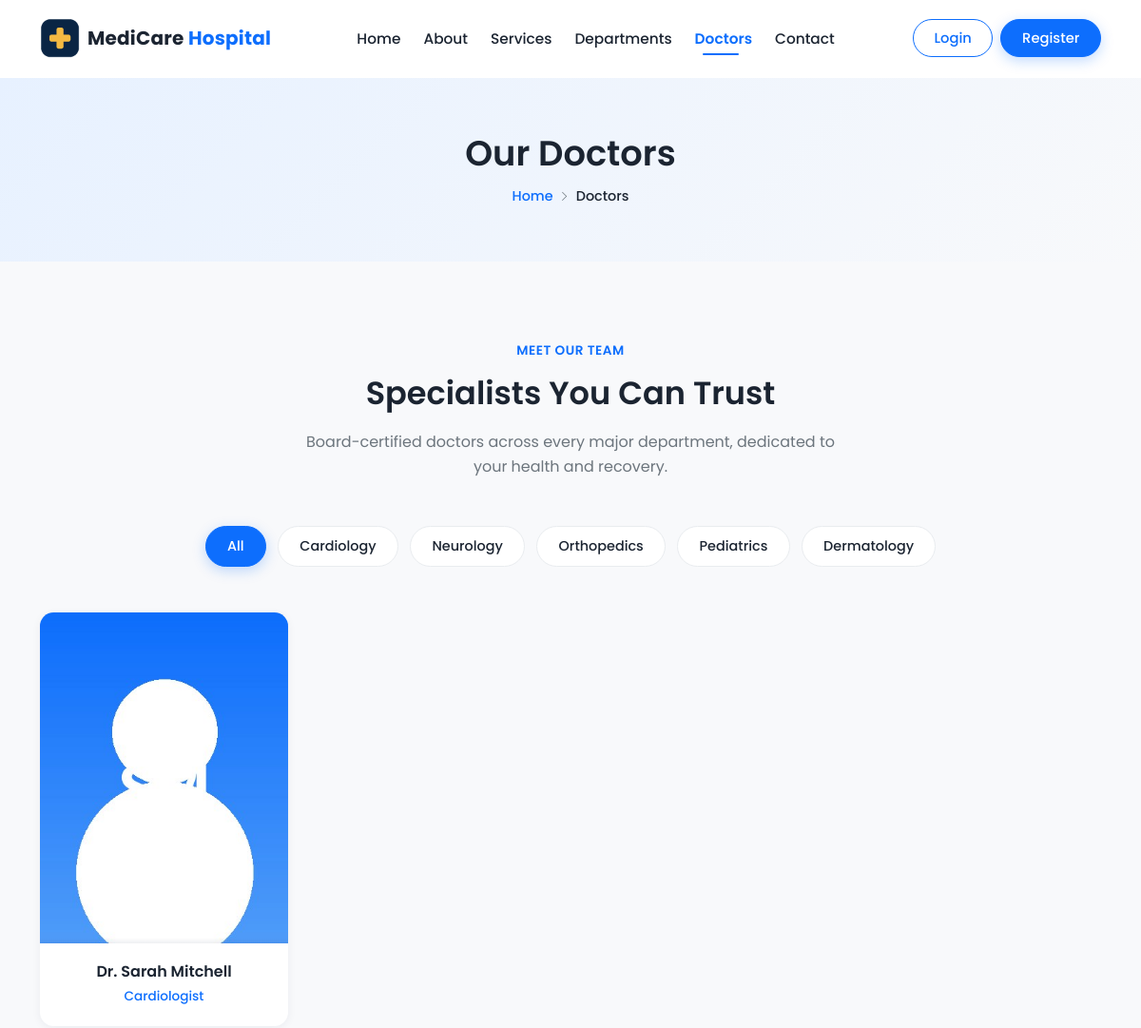
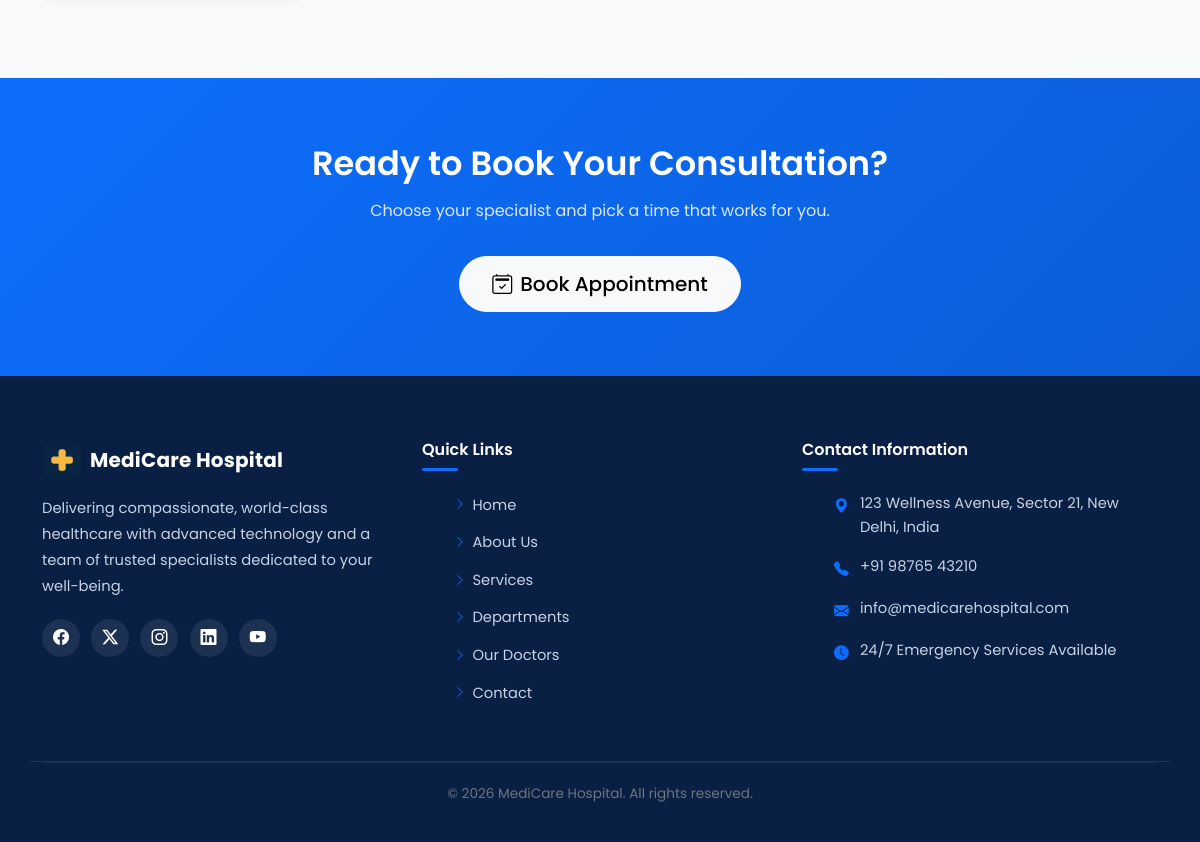
/doctors/, run on an earlier commit of the app's database (2 pictures, top to bottom).
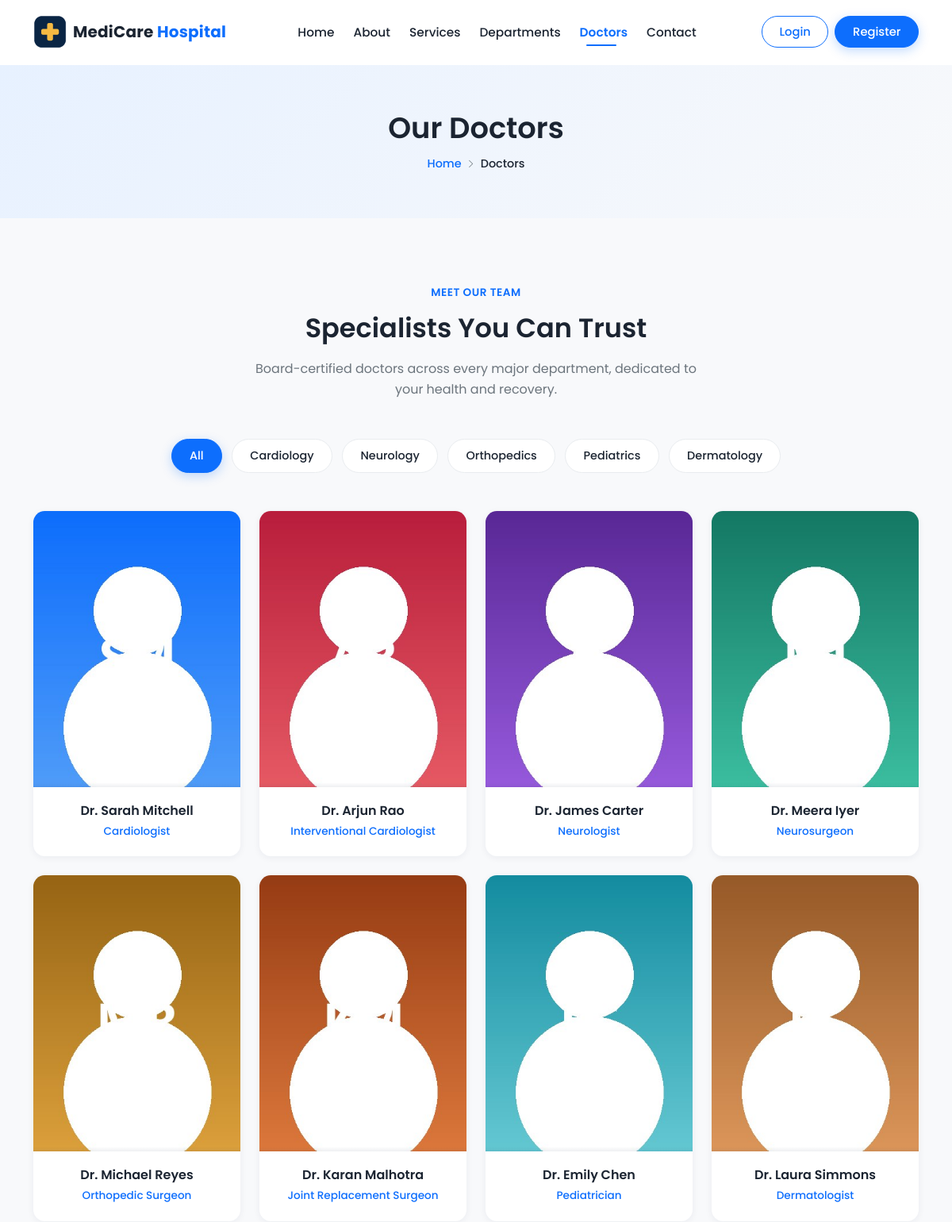
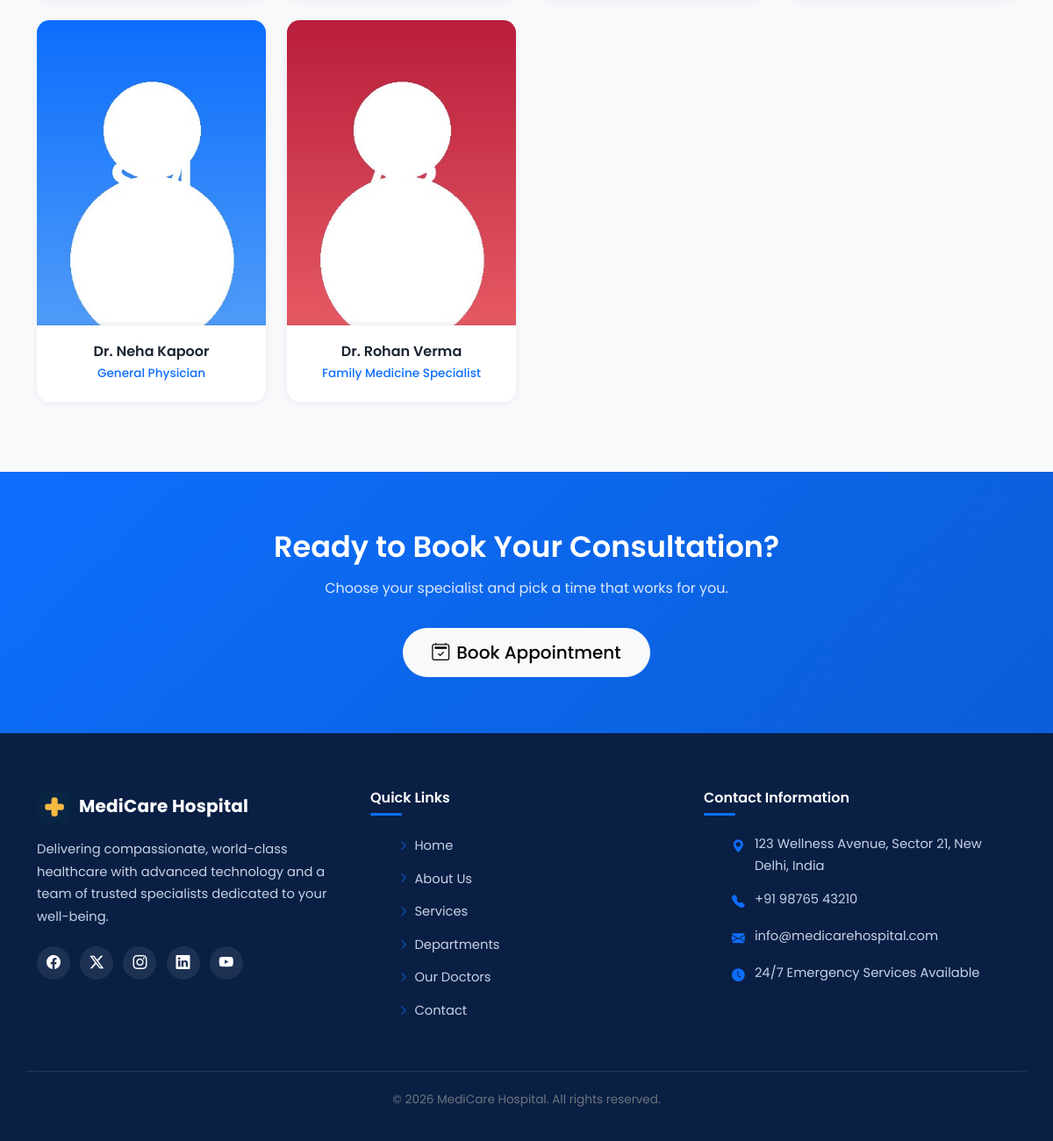
And on a later commit of the database (2 pictures, top to bottom).
### doctor/models.py (models this page shows, shortened)
class Doctor(models.Model):
    DEPARTMENT_CHOICES = (
        ('cardiology', 'Cardiology'),
        ('neurology', 'Neurology'),
        ('orthopedics', 'Orthopedics'),
        ('pediatrics', 'Pediatrics'),
        ('dermatology', 'Dermatology'),
        ('general', 'General Medicine'),
    )
    user = models.OneToOneField(settings.AUTH_USER_MODEL, on_delete=models.CASCADE, related_name='doctor_profile')
    department = models.CharField(max_length=30, choices=DEPARTMENT_CHOICES)
    specialization = models.CharField(max_length=100, blank=True)
    phone_number = models.CharField(max_length=20, blank=True)
    qualification = models.CharField(max_length=150, blank=True)
    experience_years = models.PositiveIntegerField(default=0)
    consultation_fee = models.PositiveIntegerField(default=0)
    bio = models.TextField(blank=True)
    profile_picture = models.ImageField(upload_to='doctors/profile_pictures/', blank=True, null=True)
    license_number = models.CharField(max_length=50, blank=True)
    registered_since = models.PositiveIntegerField(blank=True, null=True)
    slot_duration = models.PositiveIntegerField(default=30)
    buffer_time = models.PositiveIntegerField(default=5)
    max_per_day = models.PositiveIntegerField(blank=True, null=True)

### accounts/models.py (models this page shows, shortened)
class User(AbstractUser):
    ROLE_CHOICES = (
        ('admin', 'Admin'),
        ('doctor', 'Doctor'),
        ('receptionist', 'Receptionist'),
        ('patient', 'Patient'),
    )
    email = models.EmailField(unique=True)
    role = models.CharField(max_length=20, choices=ROLE_CHOICES, default='patient')
    USERNAME_FIELD = 'email'
    REQUIRED_FIELDS = ['username']

### patient/views.py (the view)
# urls.py: path('doctors/', views.doctors, name='doctors'),
def doctors(request):
    doctor_list = list(Doctor.objects.select_related('user').all())
    for index, doc in enumerate(doctor_list):
        doc.photo_path = f'public/images/doctor-{(index % 8) + 1}.jpg'
    return render(request, "patient/doctors.html", {'doctors': doctor_list})

### doctor/context_processors.py (called while the page is built)
def notifications(request):
    if request.user.is_authenticated and getattr(request.user, 'role', None) == 'doctor':
        count = Notification.objects.filter(user=request.user, is_read=False).count()
        return {'doctor_unread_count': count}
    return {'doctor_unread_count': 0}

### patient/context_processors.py (called while the page is built)
def notifications(request):
    if request.user.is_authenticated:
        qs = Notification.objects.filter(user=request.user)
        return {
            'nav_notifications': qs[:5],
            'unread_notifications_count': qs.filter(is_read=False).count(),
        }
    return {'nav_notifications': [], 'unread_notifications_count': 0}

### templates/patient/doctors.html (shortened to what this page needs)
{% extends 'patient/base.html' %}
{% load static %}
{% block css %}
<link rel="stylesheet" href="{% static 'css/patient/doctors.css' %}">
{% endblock %}
{% block content %}
<section class="page-header">
    <div class="container">
        <h1>Our Doctors</h1>
        <nav class="breadcrumb-nav">
            <a href="#">Home</a>
            <i class="bi bi-chevron-right"></i>
            <span class="current">Doctors</span>
        </nav>
    </div>
</section>
<section class="section-padding">
    <div class="container">
        <div class="text-center section-heading">
            <span class="section-tag">Meet Our Team</span>
            <h2 class="section-title">Specialists You Can Trust</h2>
            <p class="section-text mx-auto">
                Board-certified doctors across every major department, dedicated to
                your health and recovery.
            </p>
        </div>
        <div class="doctor-filters text-center">
            <button class="filter-btn active" data-filter="all">All</button>
            <button class="filter-btn" data-filter="cardiology">Cardiology</button>
            <button class="filter-btn" data-filter="neurology">Neurology</button>
            <button class="filter-btn" data-filter="orthopedics">Orthopedics</button>
            <button class="filter-btn" data-filter="pediatrics">Pediatrics</button>
            <button class="filter-btn" data-filter="dermatology">Dermatology</button>
        </div>
        <div class="row gy-4" id="doctorsGrid">
            {% for doc in doctors %}
            <div class="col-lg-3 col-md-6 col-6 doctor-item" data-category="{{ doc.department }}">
                <div class="doctor-card">
                    <div class="doctor-photo">
                        <img src="{% static doc.photo_path %}" alt="Dr. {{ doc.user.get_full_name }}">
                        <div class="doctor-social">
                        </div>
                    </div>
                    <div class="doctor-info">
                        <h6>Dr. {{ doc.user.get_full_name }}</h6>
                        <p>{{ doc.specialization|default:doc.get_department_display }}</p>
                    </div>
                </div>
            </div>
            {% empty %}
            <p class="text-center no-results">No doctors registered yet.</p>
            {% endfor %}
        </div>
    </div>
</section>
<section class="cta-banner">
    <div class="container">
        <div class="cta-content text-center">
            <h2>Ready to Book Your Consultation?</h2>
            <p>Choose your specialist and pick a time that works for you.</p>
            <div class="cta-actions">
                <a href="{% url 'book_appointment' %}" class="btn btn-light btn-lg">
                    <i class="bi bi-calendar2-check me-2"></i>Book Appointment
                </a>
            </div>
        </div>
    </div>
</section>
{% endblock %}

### templates/patient/base.html (shortened to what this page needs)
{% load static %}
<!doctype html>
<html lang="en">
  <head>
    <link
      href="https://cdn.jsdelivr.net/npm/bootstrap@5.3.3/dist/css/bootstrap.min.css"
      rel="stylesheet"
    />
    <link
      rel="stylesheet"
      href="https://cdn.jsdelivr.net/npm/bootstrap-icons@1.11.3/font/bootstrap-icons.min.css"
    />
    <link rel="stylesheet" href="{% static 'css/patient/style.css' %}" />
    {% block css %}{% endblock %}
  </head>
  <body>
    <header>
      <nav
        class="navbar navbar-expand-lg navbar-light bg-white sticky-top custom-navbar"
        id="mainNavbar"
      >
        <div class="container">
          <a
            class="navbar-brand d-flex align-items-center gap-2"
            href="{% url 'home' %}"
          >
            <img
              src="{% static 'public/images/logo.png' %}"
              alt="MediCare Hospital Logo"
              class="brand-logo"
            />
            <span class="brand-name"
              >MediCare <span class="brand-highlight">Hospital</span></span
            >
          </a>
          <div class="offcanvas offcanvas-start offcanvas-lg" tabindex="-1" id="navbarMain" aria-labelledby="navbarMainLabel">
            <div class="offcanvas-body d-flex flex-column flex-lg-row w-100">
            <ul class="navbar-nav mx-auto text-center nav-center gap-lg-2">
              <li class="nav-item">
                <a
                  class="nav-link nav-underline {% if request.resolver_match.url_name == 'home' %}active{% endif %}"
                  href="{% url 'home' %}"
                >
                  Home
                </a>
              </li>
              <li class="nav-item">
                <a
                  class="nav-link nav-underline {% if request.resolver_match.url_name == 'about' %}active{% endif %}"
                  href="{% url 'about' %}"
                >
                  About
                </a>
              </li>
              <li class="nav-item">
                <a
                  class="nav-link nav-underline {% if request.resolver_match.url_name == 'services' %}active{% endif %}"
                  href="{% url 'services' %}"
                >
                  Services
                </a>
              </li>
              <li class="nav-item">
                <a
                  class="nav-link nav-underline {% if request.resolver_match.url_name == 'department' %}active{% endif %}"
                  href="{% url 'department' %}"
                >
                  Departments
                </a>
              </li>
              <li class="nav-item">
                <a
                  class="nav-link nav-underline {% if request.resolver_match.url_name == 'doctors' %}active{% endif %}"
                  href="{% url 'doctors' %}"
                >
                  Doctors
                </a>
              </li>
              <li class="nav-item">
                <a
                  class="nav-link nav-underline {% if request.resolver_match.url_name == 'contact' %}active{% endif %}"
                  href="{% url 'contact' %}"
                >
                  Contact
                </a>
              </li>
            </ul>
            <ul
              class="navbar-nav align-items-lg-center gap-2 nav-right mt-3 mt-lg-0"
            >
              {% if user.is_authenticated %}
<li class="nav-item dropdown">
  <a
    class="nav-link icon-btn position-relative"
    href="#"
    id="notifDropdown"
    role="button"
    data-bs-toggle="dropdown"
    aria-expanded="false"
  >
    <i class="bi bi-bell"></i>
    {% if unread_notifications_count > 0 %}
    <span class="notif-badge">{{ unread_notifications_count }}</span>
    {% endif %}
  </a>
  <ul
    class="dropdown-menu dropdown-menu-end notif-menu"
    aria-labelledby="notifDropdown"
  >
    <li><h6 class="dropdown-header">Notifications</h6></li>
    {% for note in nav_notifications %}
    <li>
      <a class="dropdown-item" href="{% url 'my_appointments' %}">
        <i class="bi bi-calendar-check me-2"></i>{{ note.message }}
      </a>
    </li>
    {% empty %}
    <li><span class="dropdown-item text-muted">No notifications</span></li>
    {% endfor %}
    <li><hr class="dropdown-divider" /></li>
    <li>
      <a class="dropdown-item text-center small" href="{% url 'notifications' %}"
        >View all</a
      >
    </li>
  </ul>
</li>
              <li class="nav-item dropdown">
                <a
                  class="nav-link dropdown-toggle profile-toggle d-flex align-items-center gap-2"
                  href="#"
                  id="profileDropdown"
                  role="button"
                  data-bs-toggle="dropdown"
                  aria-expanded="false"
                >
                  {% if user.patient_profile.profile_image %}
<img
  src="{{ user.patient_profile.profile_image.url }}"
  alt="{{ user.get_full_name }}"
  class="profile-avatar"
/>
{% else %}
<i class="bi bi-person-circle profile-avatar-icon"></i>
{% endif %}
                  <span class="d-none d-lg-inline"
                    >{{ user.get_full_name|default:user.username }}</span
                  >
                </a>
                <ul
                  class="dropdown-menu dropdown-menu-end profile-menu"
                  aria-labelledby="profileDropdown"
                >
                  <li>
                    <a class="dropdown-item" href="{% url 'patient_profile' %}">
                      <i class="bi bi-person me-2"></i>Profile
                    </a>
                  </li>
                  <li>
                    <a class="dropdown-item" href="{% url 'my_appointments' %}">
                      <i class="bi bi-calendar2-week me-2"></i>My Appointments
                    </a>
                  </li>
                  <li><hr class="dropdown-divider" /></li>
                  <li>
                    <form action="{% url 'logout' %}" method="post">
                      {% csrf_token %}
                      <button type="submit" class="dropdown-item text-danger">
                          <i class="bi bi-box-arrow-right me-2"></i>
                          Logout
                      </button>
                  </form>
                  </li>
                </ul>
              </li>
              {% else %}
              <li class="nav-item">
                <a
                  href="{% url 'login' %}"
                  class="btn btn-outline-primary btn-nav"
                  >Login</a
                >
              </li>
              <li class="nav-item">
                <a href="{% url 'register' %}" class="btn btn-primary btn-nav"
                  >Register</a
                >
              </li>
              {% endif %}
            </ul>
            </div>
          </div>
        </div>
      </nav>
    </header>
    <main>{% block content %}{% endblock %}</main>
    <footer class="site-footer">
      <div class="container">
        <div class="row gy-4 footer-top">
          <div class="col-lg-4 col-md-6">
            <a
              href="#"
              class="footer-brand d-flex align-items-center gap-2 mb-3"
            >
              <img
                src="{% static 'public/images/logo.png' %}"
                alt="MediCare Hospital Logo"
                class="footer-logo"
              />
              <span class="brand-name text-white">MediCare Hospital</span>
            </a>
            <p class="footer-text">
              Delivering compassionate, world-class healthcare with advanced
              technology and a team of trusted specialists dedicated to your
              well-being.
            </p>
            <div class="social-icons">
              <a href="#" aria-label="Facebook"
                ><i class="bi bi-facebook"></i
              ></a>
              <a href="#" aria-label="Twitter"
                ><i class="bi bi-twitter-x"></i
              ></a>
              <a href="#" aria-label="Instagram"
                ><i class="bi bi-instagram"></i
              ></a>
              <a href="#" aria-label="LinkedIn"
                ><i class="bi bi-linkedin"></i
              ></a>
              <a href="#" aria-label="YouTube"><i class="bi bi-youtube"></i></a>
            </div>
          </div>
<div class="col-lg-4 col-md-6">
    <h6 class="footer-heading">Quick Links</h6>
    <ul class="footer-links">
        <li><a href="{% url 'home' %}"><i class="bi bi-chevron-right"></i>Home</a></li>
        <li><a href="{% url 'about' %}"><i class="bi bi-chevron-right"></i>About Us</a></li>
        <li><a href="{% url 'services' %}"><i class="bi bi-chevron-right"></i>Services</a></li>
        <li><a href="{% url 'department' %}"><i class="bi bi-chevron-right"></i>Departments</a></li>
        <li><a href="{% url 'doctors' %}"><i class="bi bi-chevron-right"></i>Our Doctors</a></li>
        <li><a href="{% url 'contact' %}"><i class="bi bi-chevron-right"></i>Contact</a></li>
    </ul>
</div>
          <div class="col-lg-4 col-md-12">
            <h6 class="footer-heading">Contact Information</h6>
            <ul class="footer-contact">
              <li>
                <i class="bi bi-geo-alt-fill"></i
                ><span>123 Wellness Avenue, Sector 21, New Delhi, India</span>
              </li>
              <li>
                <i class="bi bi-telephone-fill"></i><span>+91 98765 43210</span>
              </li>
              <li>
                <i class="bi bi-envelope-fill"></i
                ><span>info@medicarehospital.com</span>
              </li>
              <li>
                <i class="bi bi-clock-fill"></i
                ><span>24/7 Emergency Services Available</span>
              </li>
            </ul>
          </div>
        </div>
        <div class="footer-bottom">
          <p>
            &copy; <span id="currentYear"></span> MediCare Hospital. All rights
            reserved.
          </p>
        </div>
      </div>
    </footer>
  </body>
</html>

### static/css/patient/doctors.css (style rules this page uses)
.doctor-filters { display: flex; flex-wrap: wrap; justify-content: center; gap: 0.75rem; margin-bottom: 3rem; }
.filter-btn { border: 1px solid var(--border-color); background-color: var(--white); color: var(--text-dark); font-size: 0.9rem; font-weight: 500; padding: 0.55rem 1.4rem; border-radius: var(--border-radius-pill); transition: var(--transition-fast); cursor: pointer; }
.filter-btn.active { background-color: var(--primary); border-color: var(--primary); color: var(--white); box-shadow: 0 4px 14px rgba(13, 110, 253, 0.25); }

What changed in the data, as far as the page shows it:
added Doctor: user.get_full_name "Arjun Rao", specialization "Interventional Cardiologist"
added Doctor: shows a picture, user.get_full_name "James Carter", specialization "Neurologist"
added Doctor: shows a picture, user.get_full_name "Meera Iyer", specialization "Neurosurgeon"
added Doctor: shows a picture, user.get_full_name "Michael Reyes", specialization "Orthopedic Surgeon"
added Doctor: shows a picture, user.get_full_name "Karan Malhotra", specialization "Joint Replacement Surgeon"
added Doctor: shows a picture, user.get_full_name "Emily Chen", specialization "Pediatrician"
added Doctor: shows a picture, user.get_full_name "Laura Simmons", specialization "Dermatologist"
added Doctor: user.get_full_name "Neha Kapoor", specialization "General Physician"
added Doctor: user.get_full_name "Rohan Verma", specialization "Family Medicine Specialist"
